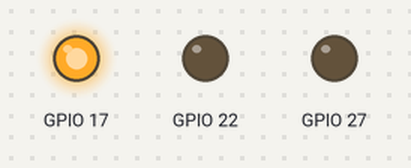
A program run on a simulated Raspberry Pi (BCM pin numbers). Shown: output pins drawn as LEDs (lit = HIGH). At 2.0 s the program stops and its outputs stay as they are.

Above: at 0.1 s.
At 2.1 s:
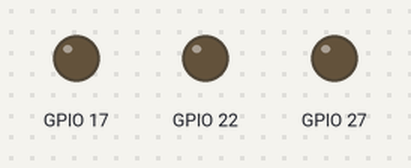
Timing chart, 0 to 3.5 s (numbered marks = the images above):
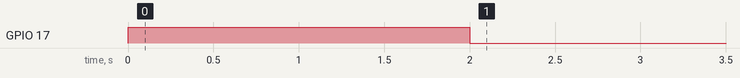

The program:

test03.py
```python
import time as t

import RPi.GPIO as g

g.setmode(g.BCM)

g.setwarnings(False)

g.setup(17, g.OUT)
g.setup(27, g.OUT)
g.setup(10, g.IN)
g.setup(22, g.OUT)


g.output(17, g.LOW)
g.output(27, g.LOW)

g.output(17, g.HIGH)
t.sleep(2)
g.cleanup()
```

Measured:
- by itself, GPIO 17: LOW → HIGH at 0.00 s, → LOW 2.0 s later
